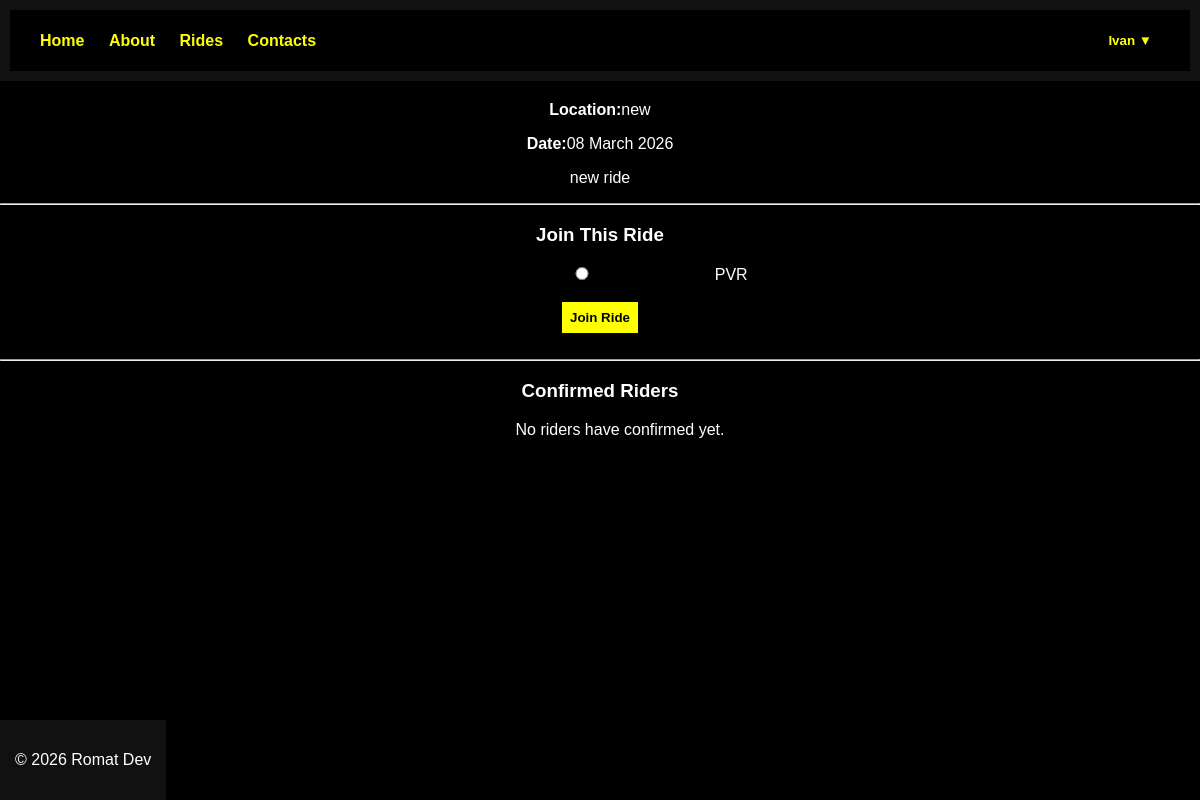
The app's page /ride/1 (signed in), older data.
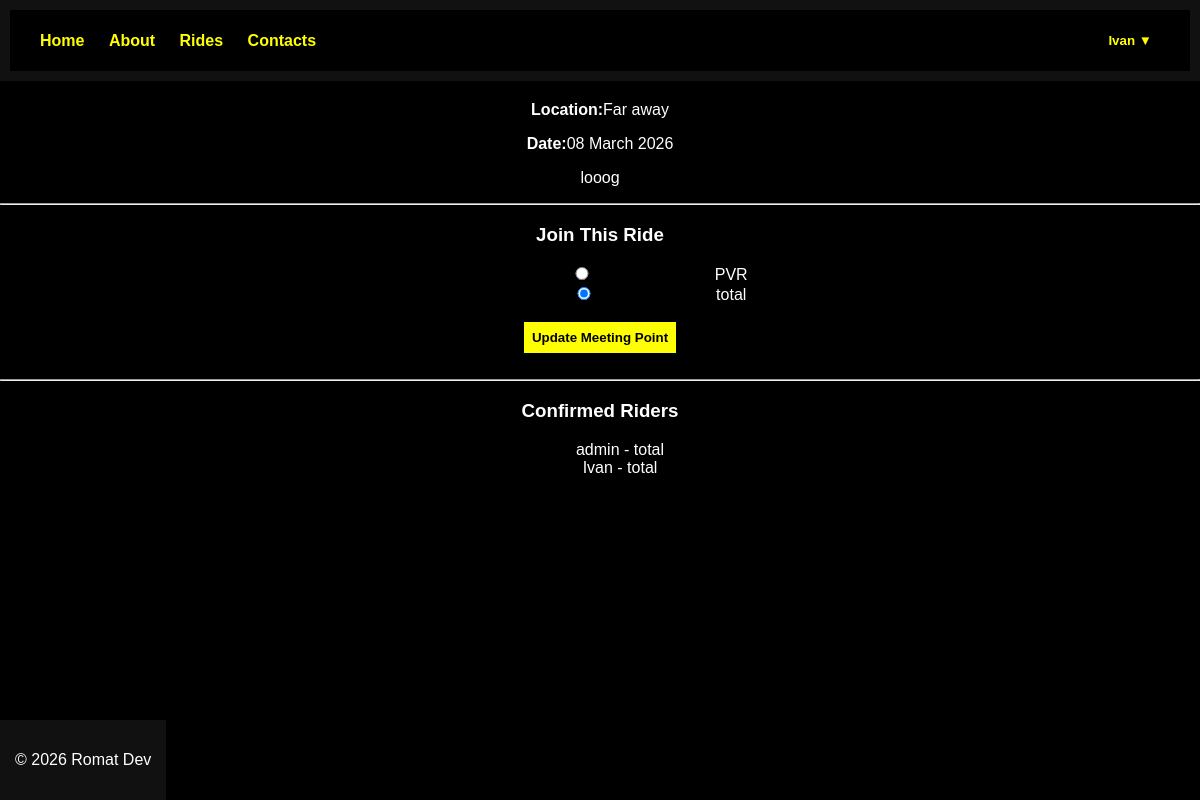
The same page, newer data.
### app.py (models this page shows)
class Ride(db.Model):
    id = db.Column(db.Integer, primary_key=True)
    title = db.Column(db.String(200))
    location = db.Column(db.String(200))
    ride_date = db.Column(db.String(100))
    description = db.Column(db.Text)
    created_by = db.Column(db.Integer)
    meeting_points = db.relationship(
        'MeetingPoint',
        backref='ride',
        cascade="all, delete-orphan"
    )
    participants = db.relationship(
        'RideParticipant',
        backref='ride',
        cascade='all, delete-orphan'
    )

class MeetingPoint(db.Model):
    id = db.Column(db.Integer, primary_key=True)
    ride_id = db.Column(db.Integer, db.ForeignKey('ride.id'), nullable=False)
    location_name = db.Column(db.String(200))

class User(UserMixin, db.Model):
    id = db.Column(db.Integer, primary_key=True)
    username = db.Column(db.String(150), unique=True, nullable=False)
    password = db.Column(db.String(200), nullable=False)
    role = db.Column(db.String(20), default='member')
    approved = db.Column(db.Boolean, default=False)
    is_senior = db.Column(db.Boolean, default=False)
    chapter = db.Column(db.String(50))

class RideParticipant(db.Model):
    id = db.Column(db.Integer, primary_key=True)
    ride_id = db.Column(db.Integer, db.ForeignKey('ride.id'), nullable=False)
    user_id = db.Column(db.Integer)
    meeting_point = db.Column(db.String(200))

### app.py (the view, shortened to what this page needs)
@app.route('/ride/<int:ride_id>', methods=['GET', 'POST'])
def ride_detail(ride_id):
    ride = Ride.query.get_or_404(ride_id)
    meeting_points = MeetingPoint.query.filter_by(ride_id=ride.id).all()
    participant = None
    if current_user.is_authenticated:
        participant = RideParticipant.query.filter_by(
            ride_id=ride.id,
            user_id=current_user.id
        ).first()
    participants = RideParticipant.query.filter_by(ride_id=ride.id).all()
    ride_participants = []
    for p in participants:
        user = User.query.get(p.user_id)
        ride_participants.append({
            'username': user.username,
            'meeting_point': p.meeting_point
        })
    return render_template(
        'ride_detail.html',
        ride=ride,
        meeting_points=meeting_points,
        participant=participant,
        ride_participants=ride_participants
    )

### app.py (called while the page is built)
@login_manager.user_loader
def load_user(user_id):
    return User.query.get(int(user_id))

### templates/ride_detail.html (shortened to what this page needs)
{% extends 'base.html' %}
{% block content %}
<p><strong>Location:</strong>{{ ride.location }}</p>
<p><strong>Date:</strong>{{ ride.ride_date }}</p>
<p>{{ ride.description }}</p>
<hr>
{% if current_user.is_authenticated %}
    <h3>Join This Ride</h3>
    <form method="POST">
        {% for point in meeting_points %}
            <input type="radio"
                   name="meeting_point"
                   value="{{ point.location_name }}"
                   {% if participant and participant.meeting_point == point.location_name %}
                        checked
                    {% endif %}
                    required>
            {{ point.location_name}}
            <br>
        {% endfor %}
        <br>
        <button type="submit">
            {% if participant %}
                Update Meeting Point
            {% else %}
                Join Ride
            {% endif %}
        </button>
    </form>
    <br>
{% else %}
    <p><a href="{{ url_for('login')}}">Login</a> to join this ride.</p>
{% endif %}
<hr>
{% if current_user.is_authenticated %}
    <h3>Confirmed Riders</h3>
    <ul class="confirmed-riders">
        {% for rider in ride_participants %}
            <li>{{ rider.username }} - {{rider.meeting_point }}</li>
        {% else %}
            <p>No riders have confirmed yet.</p>
        {% endfor %}
    </ul>
{% endif %}
{% endblock %}

### templates/base.html (shortened to what this page needs)
<!DOCTYPE html>
<html lang="en">
<head>
    <link rel="stylesheet" href="{{ url_for('static', filename='css/style.css') }}">
</head>
<body>
<header>
    <nav class="navbar">
        <div class="nav-left">
            <a href="{{ url_for('index') }}">Home</a>
            <a href="{{ url_for('about') }}">About</a>
            <a href="{{ url_for('rides') }}">Rides</a>
            <a href="{{ url_for('contacts') }}">Contacts</a>
        </div>
        <div class="nav-right">
            {% if current_user.is_authenticated %}
            <div class="dropdown">
                <button class="dropbtn">
                    {{ current_user.username }} ▼
                </button>
            </div>
            {% else %}
                <a href="{{ url_for('login') }}">Login</a>
                <a href="{{ url_for('register') }}">Register</a>
            {% endif %}
        </div>
    </nav>
</header>
<main>
    {% block content %}
    {% endblock %}
</main>
<footer>
    <p>© 2026 Romat Dev</p>
</footer>
</body>
</html>

Row changes from the older to the newer data that the page shows:
changed Ride: location "new" → "Far away"; description "new ride" → "looog"
added MeetingPoint: location_name "☑", location_name "total"
now on this page (row edited): User: username "admin"
added RideParticipant: meeting_point "total"
added RideParticipant: meeting_point "total"
Text that changed along with them:
text no longer shown: "Join Ride No riders have confirmed yet."
text now shown: "Update Meeting Point"
new list line: "Ivan"
